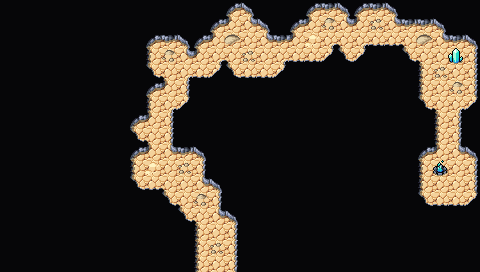

Rendered tile map (Tiled .tmx) drawn with the repository's tilesets; below, a short description and the map source with its tile grids summarised:
An orthogonal 30x17 tile map with 16x16 px tiles, 4 tile layers (Background, Ground, Foreground, AboveSprites), 2 tilesets and 3 objects.

<map version="1.5" tiledversion="1.7.2" orientation="orthogonal" renderorder="right-down" width="30" height="17" tilewidth="16" tileheight="16" infinite="0" nextlayerid="6" nextobjectid="53">
 <editorsettings>
  <export target="wastetown..tmx" format="tmx" />
 </editorsettings>
 <tileset firstgid="1" source="../tileset/main.tsx" />
 <tileset firstgid="3477" source="../tileset/buildings.tsx" />
 <layer id="1" name="Background" width="30" height="17">
  <data>[510 cells, 510 non-empty, 1 distinct tile ids]</data>
 </layer>
 <layer id="2" name="Ground" width="30" height="17">
  <data>[510 cells, 506 non-empty, 24 distinct tile ids]</data>
 </layer>
 <layer id="3" name="Foreground" width="30" height="17">
  <properties>
   <property name="spriteLayer" type="bool" value="true" />
  </properties>
  <data>[510 cells, 0 non-empty, 0 distinct tile ids]</data>
 </layer>
 <layer id="5" name="AboveSprites" width="30" height="17">
  <data>[510 cells, 0 non-empty, 0 distinct tile ids]</data>
 </layer>
 <objectgroup id="4" name="Objects">
  <object id="38" template="../obj/entry_up.tx" x="208" y="281">
   <properties>
    <property name="teleport" value="" />
   </properties>
  </object>
  <object id="50" template="../obj/enemy.tx" x="439.667" y="134">
   <properties>
    <property name="enemy" value="Blue Wiz1" />
   </properties>
  </object>
  <object id="51" template="../obj/treasure.tx" x="442" y="204.667" />
 </objectgroup>
</map>